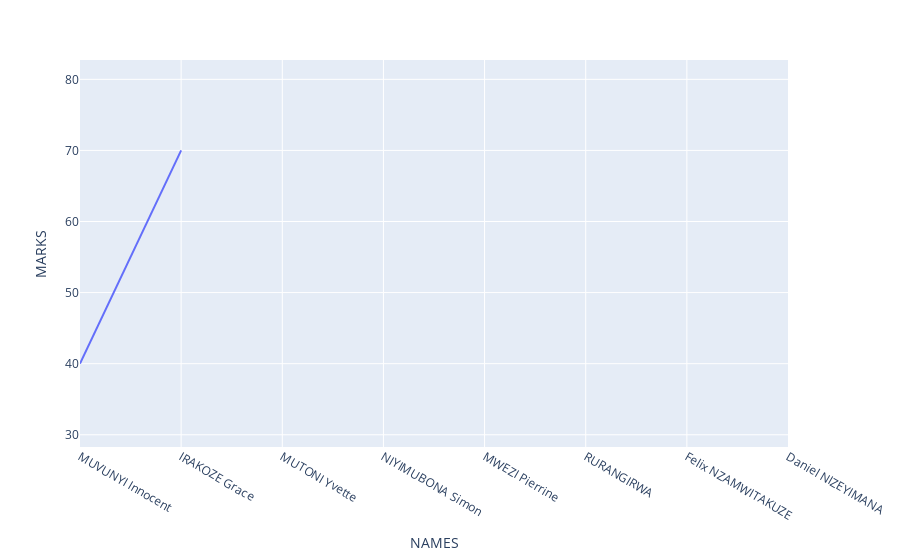

Notebook code for this chart:
### Code cell
fig = px.line(myinfo_data, x="NAMES", y="MARKS")
fig.show()

### Figure 1 — Plotly figure (JSON) as saved in the notebook; plotly's stock layout.template omitted (floating-point values rounded to 4 significant figures)
{"data": [{"hovertemplate": "NAMES=%{x}<br>MARKS=%{y}<extra></extra>", "legendgroup": "", "line": {"color": "#636efa", "dash": "solid"}, "marker": {"symbol": "circle"}, "mode": "lines", "name": "", "orientation": "v", "showlegend": false, "type": "scatter", "x": ["MUVUNYI Innocent", "IRAKOZE Grace", "MUTONI Yvette", "NIYIMUBONA Simon", "MWEZI Pierrine", "RURANGIRWA", "Felix NZAMWITAKUZE", "Daniel NIZEYIMANA"], "xaxis": "x", "y": [40, 70, null, 31, null, 70, null, 80], "yaxis": "y"}], "layout": {"autosize": true, "legend": {"tracegroupgap": 0}, "margin": {"t": 60}, "xaxis": {"anchor": "y", "autorange": true, "domain": [0, 1], "range": [0, 7], "title": {"text": "NAMES"}, "type": "category"}, "yaxis": {"anchor": "x", "autorange": true, "domain": [0, 1], "range": [28.28, 82.72], "title": {"text": "MARKS"}, "type": "linear"}}}
